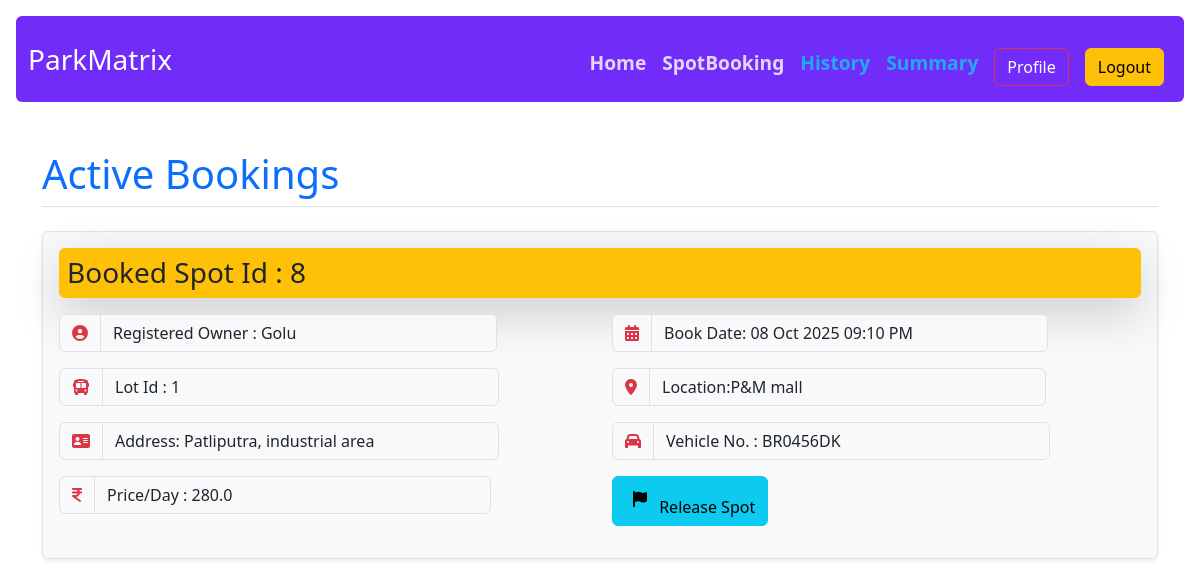
The page /user_dashboard (signed in) on the database its author committed.
### models.py (models this page shows)
class ParkingSpot(db.Model):
    id = db.Column(db.Integer , primary_key = True)
    lot_id = db.Column(db.Integer, db.ForeignKey(ParkingLot.id), nullable = False)
    occupied_status = db.Column(db.Boolean , nullable = False , default = False)
    spot_number = db.Column(db.String(6), nullable = False)
    deleted_spot = db.Column(db.Boolean,default=True,nullable = False)
    booked_spots = db.relationship("Bookedspot", backref="parking_spot", lazy=True)

class User(db.Model):
    id = db.Column(db.Integer , primary_key = True)
    username = db.Column(db.String(32) , unique = True, nullable=False)
    passhash = db.Column(db.String(256), nullable = False)
    name = db.Column(db.String(64), nullable=False)
    is_admin = db.Column(db.Boolean, nullable = False , default = False)
    is_active_user = db.Column(db.Boolean, nullable = False , default = True)
    acquired_spot = db.relationship("Bookedspot", backref="user", lazy='dynamic',cascade='all, delete-orphan')

class Bookedspot(db.Model):
    id = db.Column(db.Integer, primary_key = True)
    spot_id = db.Column(db.Integer , db.ForeignKey(ParkingSpot.id) , nullable = False)
    user_id = db.Column(db.Integer, db.ForeignKey(User.id), nullable = False)
    entry_timing = db.Column(db.DateTime, nullable=False, default=datetime.now)
    exit_timing = db.Column(db.DateTime, nullable=True)
    parking_cost = db.Column(db.Float, nullable=True)
    vehicle_number = db.Column(db.String(64), nullable = False)
    vehicle_released = db.Column(db.Boolean, nullable = False , default = False)

class ParkingLot(db.Model):
    id = db.Column(db.Integer , primary_key = True)
    lot_name = db.Column(db.String(256), nullable = False )
    price = db.Column(db.Float, nullable = False)
    city = db.Column(db.String(64), nullable = False)
    pin_code = db.Column(db.String(32), nullable = False)
    available_parking_spots = db.Column(db.Integer, nullable = False)
    deleted_lot = db.Column(db.Boolean, nullable = False, default = False)
    parking_spot = db.relationship("ParkingSpot", backref="parking_lot", lazy=True, cascade="all,delete")

### routes.py (the view)
@app.route('/user_dashboard')
@auth_required
def user_dashboard():
    user_id = session['user_id']
    all_lots = ParkingLot.query.all()
    lots = []
    for lot in all_lots:
        unoccupied_spots_count = ParkingSpot.query.filter_by(occupied_status=False, lot_id=lot.id).count()
        occupied_spots_count = ParkingSpot.query.filter_by(occupied_status=True, lot_id=lot.id).count()
        lots.append({
            'id': lot.id,
            'lot_name': lot.lot_name,
            'city': lot.city,
            'pin_code': lot.pin_code,
            'available_parking_spots': unoccupied_spots_count,
            'occupied_spots_count': occupied_spots_count,
            'price': lot.price,
            'lot_object': lot
        })
    booked_spot_details = Bookedspot.query.filter_by(user_id=user_id, vehicle_released=False).first()
    if not booked_spot_details:
        message = "No Active Bookings Available click Book Spot"
        return render_template('user_dashboard.html', lots=lots, message=message)
    booked_spot = ParkingSpot.query.get(booked_spot_details.spot_id)
    booked_lot = ParkingLot.query.get(booked_spot.lot_id)
    user_booked = User.query.get(user_id)
    return render_template('user_dashboard.html', lots=lots, booked_spot_details=booked_spot_details,
                           user_booked=user_booked, booked_lot=booked_lot, booked_spot=booked_spot)

### routes.py (called while the page is built)
@app.context_processor
def inject_user():
    user = None
    if 'user_id' in session:
        user = User.query.get(session['user_id'])
    return dict(user=user)

def auth_required(func):
    @wraps(func)
    def inner(*args, **kwargs):
        if 'user_id' in session:
            return func(*args, **kwargs)
        else:
            flash("Please log in first.")
            return redirect(url_for('login'))
    return inner

### templates/user_dashboard.html (shortened to what this page needs)
{% extends 'layout.html' %}  {% block content %}
<div class="container my-5">
    <h2 class="text-start fs-1 text-primary mb-4 pb-2 border-bottom">
        Active Bookings
    </h2>
    {% if not booked_spot_details %}
    <div class="row">
        <div class="col-12 col-md-6 mb-3 ">
            <p class="text-danger"><i class="fa fa-star"></i> {{message}}</p>
            <a href="{{ url_for('spot_list' ) }}"><button class="btn btn-primary">Book Spot</button></a>
        </div>
    </div>
    {% else %}
    <div class="p-3 bg-light rounded shadow-sm border">
        <h3 class="text-start fs-3 bg-warning rounded shadow-lg mb-3 p-2">
            Booked Spot Id : {{booked_spot.id}}
        </h3>
        <div class="row">
            <div class="col-12 col-md-6 mb-3">
                <div class="input-group">
                    <span class="input-group-text text-danger"><i class="fa fa-circle-user"></i></span>
                    <span class="input-group-text w-75">
                        Registered Owner : {{user_booked.name}}
                    </span>
                </div>
            </div>
            <div class="col-12 col-md-6 mb-3">
                <div class="input-group">
                    <span class="input-group-text text-danger"><i class="fa fa-calendar-alt"></i></span>
                    <span class="input-group-text w-75">
                        Book Date: {{booked_spot_details.entry_timing.strftime('%d %b
                        %Y %I:%M %p')}}
                    </span>
                </div>
            </div>
            <div class="col-12 col-md-6 mb-3">
                <div class="input-group">
                    <span class="input-group-text text-danger"><i class="fa fa-bus"></i></span>
                    <span class="input-group-text w-75">
                        Lot Id : {{booked_lot.id}}
                    </span>
                </div>
            </div>
            <div class="col-12 col-md-6 mb-3">
                <div class="input-group">
                    <span class="input-group-text text-danger"><i class="fa fa-location-dot"></i></span>
                    <span class="input-group-text w-75">
                        Location:{{booked_lot.lot_name}}
                    </span>
                </div>
            </div>
            <div class="col-12 col-md-6 mb-3">
                <div class="input-group">
                    <span class="input-group-text text-danger"><i class="fa fa-address-card"></i></span>
                    <span class="input-group-text w-75">
                        Address: {{booked_lot.city}}
                    </span>
                </div>
            </div>
            <div class="col-12 col-md-6 mb-3">
                <div class="input-group">
                    <span class="input-group-text text-danger"><i class="fa fa-car"></i></span>
                    <span class="input-group-text w-75">
                        Vehicle No. : {{booked_spot_details.vehicle_number}}
                    </span>
                </div>
            </div>
            <div class="col-12 col-md-6 mb-3">
                <div class="input-group">
                    <span class="input-group-text text-danger"><i class="fa fa-inr"></i></span>
                    <span class="input-group-text w-75">
                        Price/Day : {{booked_lot.price}}
                    </span>
                </div>
            </div>
            <div class="col-6 col-md-6 mb-3 ">
                <a href="{{ url_for('release_spot',book_id = booked_spot_details.id,spot_id=booked_spot_details.spot_id)}}"><button
                        class="btn btn-info w-80">
                        <i class="fa fa-flag p-2"></i> Release Spot
                    </button></a>
            </div>
        </div>
    </div>
</div>
{% endif %}
{% endblock %}

### rows shown on the page
ParkingSpot: id "8"
User: name "Golu"
Bookedspot: entry_timing "08 Oct 2025 09:10 PM", vehicle_number "BR0456DK"
ParkingLot: id "1", lot_name "P&M mall", city "Patliputra, industrial area", price "280.0"
